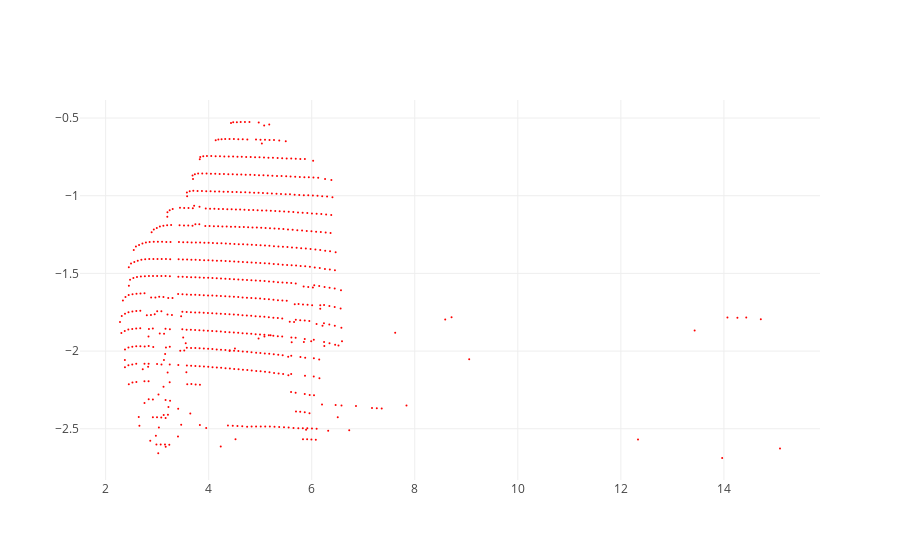

The notebook cell this image was saved under:
### Markdown cell above
## Plotting the images using this range

### Code cell
# select the image of choice between 0 to 49
img_choice = 6

# selecting the range values
x_range = [x_min[img_choice] , x_max[img_choice]]
y_range = [y_min[img_choice] , y_max[img_choice]]

# the scene to plot
scene_to_view = new_objects[img_choice]

# plotting the graph with the given range and if you want to change the view change the needed_view variable
visualize(scene_to_view, needed_view, x_range, y_range)

### Figure 1 — Plotly figure (JSON) as saved in the notebook; plotly's stock layout.template omitted (floating-point values rounded to 4 significant figures; data arrays with more than 128 entries replaced by an {"elided": "..."} marker saying what was removed)
{"data": [{"marker": {"color": "red", "opacity": 1, "size": 2}, "mode": "markers", "type": "scatter", "uid": "7a4925e7-0d23-4245-a44e-e8c7c0bb9883", "x": {"elided": "690 float values"}, "y": {"elided": "690 float values"}}], "layout": {"scene": {"xaxis": {"range": [-4.465, 5.535]}, "yaxis": {"range": [-4.523, 2.477]}}}}
